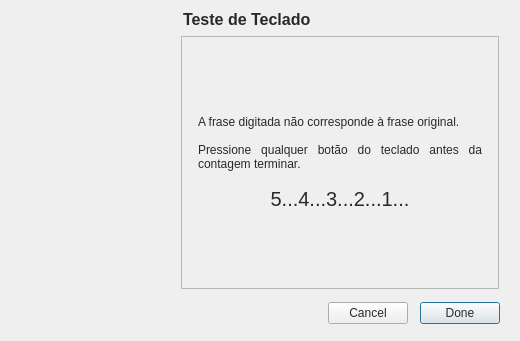
<?xml version="1.0" encoding="UTF-8"?>
<ui version="4.0">
 <class>WizardDiagKeyboard</class>
 <widget class="QWizard" name="WizardDiagKeyboard">
  <property name="windowModality">
   <enum>Qt::WindowModal</enum>
  </property>
  <property name="geometry">
   <rect>
    <x>0</x>
    <y>0</y>
    <width>520</width>
    <height>341</height>
   </rect>
  </property>
  <property name="windowTitle">
   <string>Teclado</string>
  </property>
  <property name="styleSheet">
   <string>color: rgb(41, 41, 41);</string>
  </property>
  <property name="modal">
   <bool>true</bool>
  </property>
  <property name="wizardStyle">
   <enum>QWizard::MacStyle</enum>
  </property>
  <property name="options">
   <set>QWizard::CancelButtonOnLeft|QWizard::NoBackButtonOnLastPage|QWizard::NoBackButtonOnStartPage</set>
  </property>
  <widget class="QWizardPage" name="wizardPage1">
   <property name="title">
    <string>Teste de Teclado</string>
   </property>
   <layout class="QVBoxLayout" name="verticalLayout">
    <item>
     <spacer name="verticalSpacer_17">
      <property name="orientation">
       <enum>Qt::Vertical</enum>
      </property>
      <property name="sizeHint" stdset="0">
       <size>
        <width>20</width>
        <height>44</height>
       </size>
      </property>
     </spacer>
    </item>
    <item>
     <widget class="QLabel" name="descriptionLabel">
      <property name="text">
       <string>A frase digitada não corresponde à frase original. 

Pressione qualquer botão do teclado antes da contagem terminar.</string>
      </property>
      <property name="alignment">
       <set>Qt::AlignJustify|Qt::AlignVCenter</set>
      </property>
      <property name="wordWrap">
       <bool>true</bool>
      </property>
     </widget>
    </item>
    <item>
     <spacer name="verticalSpacer">
      <property name="orientation">
       <enum>Qt::Vertical</enum>
      </property>
      <property name="sizeType">
       <enum>QSizePolicy::Fixed</enum>
      </property>
      <property name="sizeHint" stdset="0">
       <size>
        <width>20</width>
        <height>10</height>
       </size>
      </property>
     </spacer>
    </item>
    <item>
     <widget class="QLabel" name="countdownLabel">
      <property name="font">
       <font>
        <pointsize>15</pointsize>
       </font>
      </property>
      <property name="text">
       <string>5...4...3...2...1...</string>
      </property>
      <property name="alignment">
       <set>Qt::AlignCenter</set>
      </property>
     </widget>
    </item>
    <item>
     <spacer name="verticalSpacer_18">
      <property name="orientation">
       <enum>Qt::Vertical</enum>
      </property>
      <property name="sizeHint" stdset="0">
       <size>
        <width>20</width>
        <height>44</height>
       </size>
      </property>
     </spacer>
    </item>
   </layout>
  </widget>
 </widget>
 <resources/>
 <connections/>
</ui>
